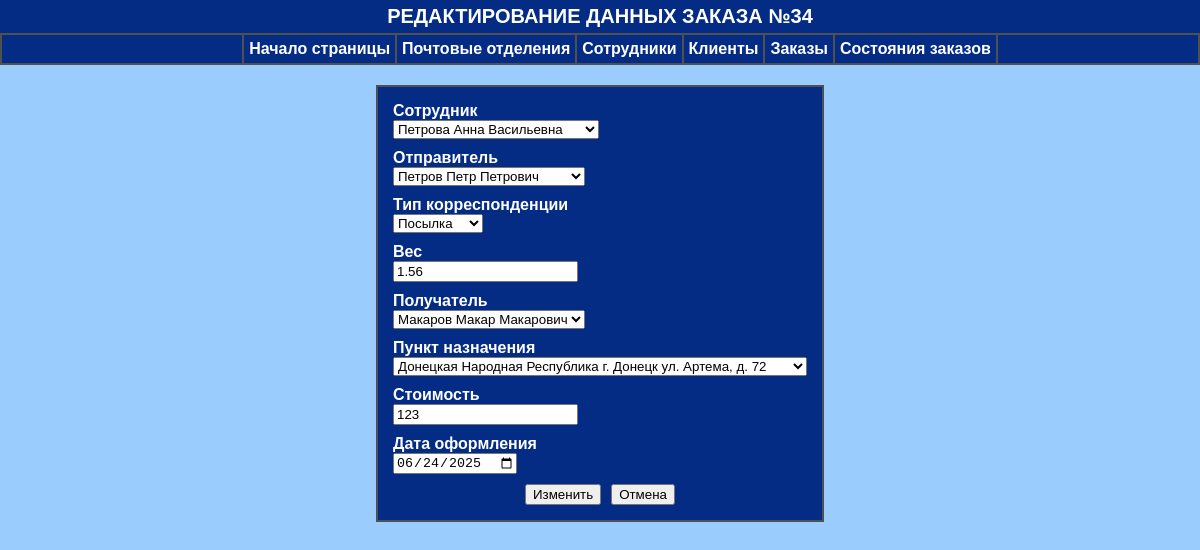
/orders/orderEditPage.php?orderEditById=34, run on the app's committed database.
### tables this page shows
CREATE TABLE IF NOT EXISTS `orders` (
  `orderID` int(11) unsigned NOT NULL AUTO_INCREMENT,
  `workerID` int(11) unsigned NOT NULL,
  `senderID` int(11) unsigned NOT NULL,
  `correspTypeID` int(11) unsigned NOT NULL,
  `correspWeight` float unsigned NOT NULL,
  `recipientID` int(11) unsigned NOT NULL,
  `departmentID` int(11) unsigned NOT NULL,
  `cost` float unsigned NOT NULL,
  `regDate` date NOT NULL,
  PRIMARY KEY (`orderID`),
  KEY `workerID` (`workerID`),
  KEY `recipientID` (`recipientID`),
  KEY `departmentID` (`departmentID`),
  KEY `correspID` (`correspTypeID`) USING BTREE,
  KEY `senderID` (`senderID`),
  CONSTRAINT `FK_orders_clients` FOREIGN KEY (`senderID`) REFERENCES `clients` (`clientID`) ON DELETE NO ACTION ON UPDATE NO ACTION,
  CONSTRAINT `FK_orders_clients_2` FOREIGN KEY (`recipientID`) REFERENCES `clients` (`clientID`) ON DELETE NO ACTION ON UPDATE NO ACTION,
  CONSTRAINT `FK_orders_corresptype` FOREIGN KEY (`correspTypeID`) REFERENCES `corresptype` (`correspTypeID`) ON DELETE NO ACTION ON UPDATE NO ACTION,
  CONSTRAINT `FK_orders_departments` FOREIGN KEY (`departmentID`) REFERENCES `departments` (`departmentID`) ON DELETE NO ACTION ON UPDATE NO ACTION,
  CONSTRAINT `FK_orders_workers` FOREIGN KEY (`workerID`) REFERENCES `workers` (`workerID`) ON DELETE NO ACTION ON UPDATE NO ACTION
);

### functions_db.php (called while the page is built, shortened)
<?php
$link = false;
function get_all_clients_info()
{
    global $link;
    $res = mysqli_query($link, "SELECT * FROM clients ORDER BY clientLastName");
    return mysqli_fetch_all($res, MYSQLI_ASSOC);
}
function get_all_departments_info()
{
    global $link;
    $res = mysqli_query($link, "SELECT * FROM departments ORDER BY departmentRegion");
    return mysqli_fetch_all($res, MYSQLI_ASSOC);
}
function get_all_corresp_type_info()
{
    global $link;
    $res = mysqli_query($link, "SELECT * FROM corresptype ORDER BY typeName");
    return mysqli_fetch_all($res, MYSQLI_ASSOC);
}
function get_all_workers_info()
{
    global $link;
    $res = mysqli_query($link, "SELECT * FROM workers JOIN departments ON workers.departmentID = departments.departmentID ORDER BY workerLastName");
    return mysqli_fetch_all($res, MYSQLI_ASSOC);
}
function get_order_info_by_id($id)
{
    global $link;
    $res = mysqli_query($link, "SELECT * FROM orders WHERE orderID = $id");
    return mysqli_fetch_assoc($res);
}
?>

### orders/orderEditPage.php (the view, shortened to what this page needs)
<?php
include "../functions_db.php";
$order = get_order_info_by_id($_GET['orderEditById']);
$workers_info = get_all_workers_info();
$clients_info = get_all_clients_info();
$corresp_type_info = get_all_corresp_type_info();
$departments_info = get_all_departments_info();
?>
<!DOCTYPE html>
<html lang="en">
<head>
    <link rel = "stylesheet" href = "../formPagesStyle.css">
</head>
<body>
    <section class = "beginning", id='home'>
        <div class = "title_text">РЕДАКТИРОВАНИЕ ДАННЫХ ЗАКАЗА №<?php echo $_GET['orderEditById'];?></div>
    </section>
    <div class="nav">
        <ul>
            <li><a href="#home">Начало страницы</a></li>
            <li><a href="../departments/departmentsPage.php">Почтовые отделения</a></li>
            <li><a href="../workers/workersPage.php">Сотрудники</a></li>
            <li><a href="../clients/clientsPage.php">Клиенты</a></li>
            <li><a href="../orders/ordersPage.php">Заказы</a></li>
            <li><a href="../tabPartOrders/statusOrderPage.php">Состояния заказов</a></li>
        </ul>
    </div>
    <section class = "formSection">
        <form action = "orderEditByIdController.php" method = "POST" role = 'form'>
            <div class = form>
                <div class = "label"><label for = "worker_id">Сотрудник</label>
                    <div>
                        <select id = "worker_id" name = "worker_id">
                            <?php
                                $worker_id = $order['workerID'];
                                for ($i = 0; $i < count($workers_info); $i++)
                                {
                                    $id = $workers_info[$i]["workerID"];
                                    $worker_last_name = $workers_info[$i]["workerLastName"];
                                    $worker_first_name = $workers_info[$i]["workerFirstName"];
                                    $worker_patronymic = $workers_info[$i]["workerPatronymic"];
                                    $a = "";
                                    if ($id==$worker_id)
                                    {$a = 'selected';}
                                    echo '<option '.$a.' value = "'.$id.'">'.$worker_last_name.' '.$worker_first_name.' '.$worker_patronymic.'</option>';
                                }
                            ?>
                        </select>
                    </div>
                </div>
                <div class = "label"><label for = "sender_id">Отправитель</label>
                    <div>
                        <select id = "sender_id" name = "sender_id">
                            <?php
                                $sender_id = $order['senderID'];
                                for ($i = 0; $i < count($clients_info); $i++)
                                {
                                    $id = $clients_info[$i]["clientID"];
                                    $sender_last_name = $clients_info[$i]["clientLastName"];
                                    $sender_first_name = $clients_info[$i]["clientFirstName"];
                                    $sender_patronymic = $clients_info[$i]["clientPatronymic"];
                                    $a = "";
                                    if ($id==$sender_id)
                                    {$a = 'selected';}
                                    echo '<option '.$a.' value = "'.$id.'">'.$sender_last_name.' '.$sender_first_name.' '.$sender_patronymic.'</option>';
                                }
                            ?>
                        </select>
                    </div>
                </div>
                <div class = "label"><label for = "corresp_type_id">Тип корреспонденции</label>
                    <div>
                        <select id = "corresp_type_id" name = "corresp_type_id">
                            <?php
                                $corresp_type_id = $order['correspTypeID'];
                                for ($i = 0; $i < count($corresp_type_info); $i++)
                                {
                                    $id = $corresp_type_info[$i]["correspTypeID"];
                                    $corresp_type_name = $corresp_type_info[$i]["typeName"];
                                    $a = "";
                                    if ($id==$corresp_type_id)
                                    {$a = 'selected';}
                                    echo '<option '.$a.' value = "'.$id.'">'.$corresp_type_name.'</option>';
                                }
                            ?>
                        </select>
                    </div>
                </div>
                <div class = label><label for = "corresp_weight">Вес</label>
                    <div>
                        <input id = "corresp_weight" type = "number" step = "any" name = "corresp_weight" value = "<?php echo $order['correspWeight']; ?>" required/>
                    </div>
                </div>
                <div class = "label"><label for = "recipient_id">Получатель</label>
                    <div>
                        <select id = "recipient_id" name = "recipient_id">
                            <?php
                                $recipient_id = $order['recipientID'];
                                for ($i = 0; $i < count($clients_info); $i++)
                                {
                                    $id = $clients_info[$i]["clientID"];
                                    $recipient_last_name = $clients_info[$i]["clientLastName"];
                                    $recipient_first_name = $clients_info[$i]["clientFirstName"];
                                    $recipient_patronymic = $clients_info[$i]["clientPatronymic"];
                                    $a = "";
                                    if ($id==$recipient_id)
                                    {$a = 'selected';}
                                    echo '<option '.$a.' value = "'.$id.'">'.$recipient_last_name.' '.$recipient_first_name.' '.$recipient_patronymic.'</option>';
                                }
                            ?>
                        </select>
                    </div>
                </div>
                <div class = "label"><label for = "department_id">Пункт назначения</label>
                    <div>
                        <select id = "department_id" name = "department_id">
                            <?php
                                $department_id = $order['departmentID'];
                                for ($i = 0; $i < count($departments_info); $i++)
                                {
                                    $id = $departments_info[$i]["departmentID"];
                                    $department_region = $departments_info[$i]["departmentRegion"];
                                    $department_city_or_village = $departments_info[$i]["departmentCityOrVillage"];
                                    $department_address = $departments_info[$i]["departmentAddress"];
                                    $a = "";
                                    if ($id==$department_id)
                                    {$a = 'selected';}
                                    echo '<option '.$a.' value = "'.$id.'">'.$department_region.' '.$department_city_or_village.' '.$department_address.'</option>';
                                }
                            ?>
                        </select>
                    </div>
                </div>
                <div class = label><label for = "cost">Стоимость</label>
                    <div>
                        <input id = "cost" type = "number" step = "any" name = "cost" value = "<?php echo $order['cost']; ?>" required/>
                    </div>
                </div>
                <div class = label><label for = "reg_date">Дата оформления</label>
                    <div>
                        <input id = "reg_date" type = "date" name = "reg_date" value = "<?php echo $order['regDate']; ?>" required/>
                    </div>
                </div>
                <div class = button>
                    <button type = "submit" name = "add">Изменить</button>
                    <button type = "reset" name = "cancellation" onclick = "window.history.back()">Отмена</button>
                </div>
            </div>
        </form>
    </section>
</body>
</html>

### formPagesStyle.css (style rules this page uses)
body { font-family: Arial, Helvetica, sans-serif; background-color: rgb(154, 205, 253); min-width: 1000px; margin: 0px; }
.beginning { display: flex; justify-content: center; background: rgb(4, 44, 133); padding: 5px; }
.title_text { color: rgb(255, 255, 255); font-size: 20px; font-weight: bold; }
.nav { z-index: 1; position: sticky; top: 0; }
.nav ul { display: flex; justify-content: center; background-color: rgb(4, 44, 133); border: 2px solid rgb(80, 80, 80); margin: 0px; }
.nav li { border-right: 2px solid rgb(80, 80, 80); padding: 5px; list-style-type: none; }
li:first-child { border-left: 2px solid rgb(80, 80, 80); }
a { color: rgb(255, 255, 255); text-decoration: none; font-weight: bold; }
.formSection { display: flex; justify-content: center; padding: 20px; }
.form { background-color: rgb(4, 44, 133); padding: 10px; border: 2px solid rgb(80, 80, 80); }
.label { color: rgb(255, 255, 255); font-weight: bold; padding: 5px; }
.button { justify-content: center; display: flex; }
button { margin: 5px; }

### data on the page
orders: corresp_weight "1.56", cost "123", reg_date "06/24/2025"

### other printed values
$_GET['orderEditById'] "34"
form field worker_id "Петрова Анна Васильевна"
form field sender_id "Петров Петр Петрович"
form field corresp_type_id "Посылка"
form field recipient_id "Макаров Макар Макарович"
form field department_id "Донецкая Народная Республика г. Донецк ул. Артема, д. 72"
